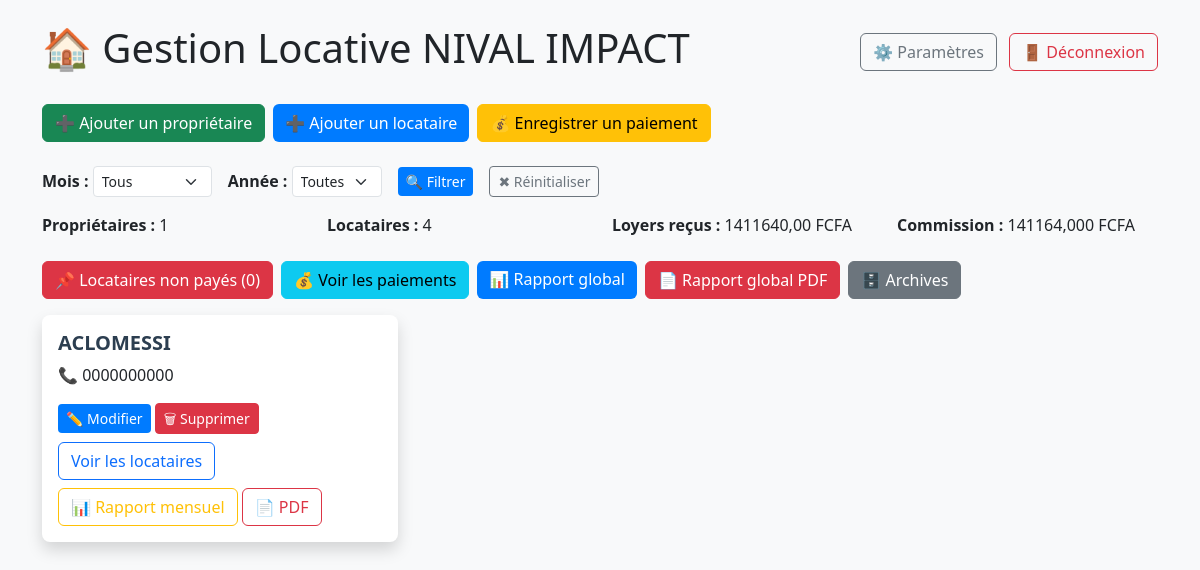
/accueil/ (signed in), run on an earlier commit of the app's database.
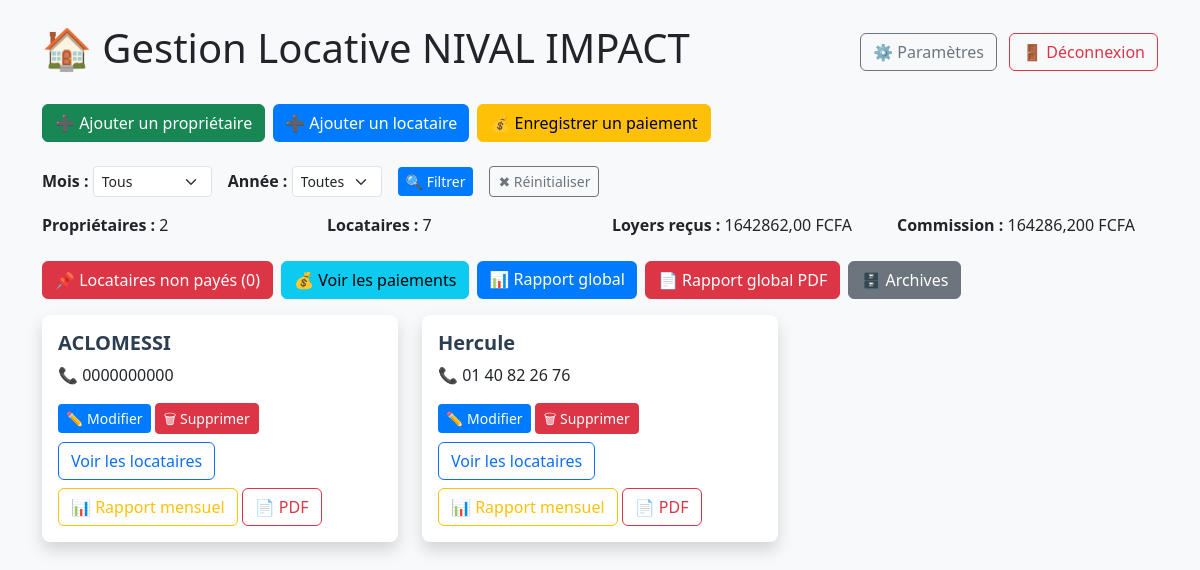
And on a later commit of the database.
### core/models.py (models this page shows)
class Proprietaire(models.Model):
    nom = models.CharField(max_length=100)
    numero = models.CharField(max_length=20, default="0000000000")
    is_deleted = models.BooleanField(default=False)  # ← AJOUTÉ
    def __str__(self):
        return self.nom

### core/views.py (the view)
# urls.py: path("accueil/", views.accueil, name="accueil"),
@admin_required
def accueil(request):
    mois = request.GET.get("mois")
    annee = request.GET.get("annee")
    proprietaires = Proprietaire.objects.filter(is_deleted=False).order_by('nom')
    locataires = Locataire.objects.filter(is_deleted=False).order_by('nom')
    paiements_all = list(Paiement.objects.all())
    paiements_recus = paiements_all
    if mois and mois.isdigit():
        paiements_recus = [p for p in paiements_recus if p.date_paiement.month == int(mois)]
    if annee and annee.isdigit():
        paiements_recus = [p for p in paiements_recus if p.date_paiement.year == int(annee)]
    total_recu = sum([p.montant for p in paiements_recus]) or Decimal('0')
    commission = total_recu * Decimal('0.1')
    paiements_couvrant = paiements_all
    if mois and mois.isdigit():
        paiements_couvrant = [p for p in paiements_couvrant if p.mois_concerne == int(mois)]
    if annee and annee.isdigit():
        paiements_couvrant = [p for p in paiements_couvrant if p.annee == int(annee)]
    locataires_non_payes = []
    for proprietaire in proprietaires:
        for locataire in proprietaire.locataires.filter(is_deleted=False):
            if not any(p.locataire_id == locataire.id for p in paiements_couvrant):
                locataires_non_payes.append({
                    "proprietaire": proprietaire,
                    "locataire": locataire,
                })
    notifications_arrieres = []
    for p in paiements_recus:
        if p.locataire is None or p.proprietaire is None:
            continue
        mois_paiement = p.date_paiement.month
        annee_paiement = p.date_paiement.year
        if p.mois_concerne != mois_paiement or p.annee != annee_paiement:
            notifications_arrieres.append({
                "locataire": p.locataire,
                "proprietaire": p.proprietaire,
                "mois_concerne": MOIS_FR.get(p.mois_concerne, ""),
                "annee_concerne": p.annee,
                "mois_paye": MOIS_FR.get(mois_paiement, ""),
                "annee_paye": annee_paiement,
                "montant": p.montant,
                "date_paiement": p.date_paiement,
            })
    loyers_dict = {str(l.id): float(l.loyer_mensuel) for l in locataires}
    arrieres_par_locataire = {}
    for p in paiements_all:
        if p.locataire_id is None:
            continue
        if p.mois_concerne != p.date_paiement.month or p.annee != p.date_paiement.year:
            if p.locataire_id not in arrieres_par_locataire:
                arrieres_par_locataire[p.locataire_id] = []
            arrieres_par_locataire[p.locataire_id].append(p)
    proprietaires_avec_locataires = []
    for prop in proprietaires:
        locs_avec_info = []
        for loc in prop.locataires.filter(is_deleted=False):
            locs_avec_info.append({
                "locataire": loc,
                "arrieres": arrieres_par_locataire.get(loc.id, []),
            })
        proprietaires_avec_locataires.append({
            "proprietaire": prop,
            "locataires": locs_avec_info,
        })
    context = {
        "proprietaires": proprietaires,
        "proprietaires_avec_locataires": proprietaires_avec_locataires,
        "locataires": locataires,
        "locataires_count": locataires.count(),
        "proprietaires_count": proprietaires.count(),
        "total_loyers": sum([l.loyer_mensuel for l in locataires]) or Decimal('0'),
        "total_recu": total_recu,
        "commission": commission,
        "mois": mois,
        "annee": annee,
        "mois_list": range(1, 13),
        "annee_list": [2024, 2025, 2026],
        "locataires_non_payes": locataires_non_payes,
        "non_payes_count": len(locataires_non_payes),
        "notifications_arrieres": notifications_arrieres,
        "proprietaire_form": ProprietaireForm(),
        "locataire_form": LocataireForm(),
        "paiement_form": PaiementForm(),
        "loyers_dict": loyers_dict,
        "MOIS_FR": MOIS_FR,
    }
    return render(request, "core/accueil.html", context)

### core/forms.py
class ProprietaireForm(forms.ModelForm):
    class Meta:
        model = Proprietaire
        fields = ["nom", "numero"]
        widgets = {
            "nom": forms.TextInput(attrs={
                "class": "form-control",
                "placeholder": "Nom du propriétaire"
            }),
            "numero": forms.TextInput(attrs={
                "class": "form-control",
                "placeholder": "Numéro de téléphone"
            }),
        }

### core/views.py (called while the page is built)
def admin_required(view_func):
    @wraps(view_func)
    def wrapper(request, *args, **kwargs):
        if not request.session.get('admin_connecte'):
            return redirect('login')
        return view_func(request, *args, **kwargs)
    return wrapper

### core/templates/core/accueil.html (shortened to what the changed rows need)
{% load static %}
<!DOCTYPE html>
<html lang="fr">
<head>
    <link rel="stylesheet" href="https://cdn.jsdelivr.net/npm/bootstrap@5.3.2/dist/css/bootstrap.min.css">
    <link rel="stylesheet" href="{% static 'css/style.css' %}">
</head>
<body class="container mt-4 bg-light">
    <div class="d-flex justify-content-between align-items-center mb-4">
        <h1>🏠 Gestion Locative NIVAL IMPACT</h1>
    </div>
    <div class="row mb-4">
        <div class="col-md-3"><strong>Propriétaires :</strong> {{ proprietaires_count }}</div>
        <div class="col-md-3"><strong>Locataires :</strong> {{ locataires_count }}</div>
        <div class="col-md-3"><strong>Loyers reçus :</strong> {{ total_recu }} FCFA</div>
        <div class="col-md-3"><strong>Commission :</strong> {{ commission }} FCFA</div>
    </div>
<div class="row mt-2">
    {% for item in proprietaires_avec_locataires %}
    {% with proprietaire=item.proprietaire %}
    <div class="col-md-4 mb-3">
        <div class="card shadow">
            <div class="card-body">
                <h5 class="card-title">{{ proprietaire.nom }}</h5>
                <p class="card-text">📞 {{ proprietaire.numero }}</p>
                <button class="btn btn-sm btn-primary"
                    data-bs-toggle="modal" data-bs-target="#modalModifierProprietaire"
                    data-id="{{ proprietaire.id }}"
                    data-nom="{{ proprietaire.nom }}"
                    data-numero="{{ proprietaire.numero }}">✏️ Modifier</button>
                <button class="btn btn-sm btn-danger"
                    data-bs-toggle="modal" data-bs-target="#modalSupprimerProprietaire"
                    data-id="{{ proprietaire.id }}"
                    data-nom="{{ proprietaire.nom }}">🗑 Supprimer</button>
                <button class="btn btn-outline-primary mt-2" type="button"
                    data-bs-toggle="collapse" data-bs-target="#locataires{{ proprietaire.id }}">
                    Voir les locataires
                </button>
                <a href="{% url 'rapport_proprietaire' proprietaire.id %}" class="btn btn-outline-warning mt-2">📊 Rapport mensuel</a>
                <a href="{% url 'rapport_proprietaire_pdf' proprietaire.id %}" class="btn btn-outline-danger mt-2">📄 PDF</a>
            </div>
        </div>
    </div>
    {% endwith %}
    {% endfor %}
</div>
</body>
</html>

What changed in the data, as far as the page shows it:
added Proprietaire: proprietaire.nom "Hercule", proprietaire.numero "01 40 82 26 76"
Also different on the page:
{{ proprietaires_count }}: "1" → "2"
{{ locataires_count }}: "4" → "7"
{{ total_recu }}: "1411640,00" → "1642862,00"
{{ commission }}: "141164,000" → "164286,200"
